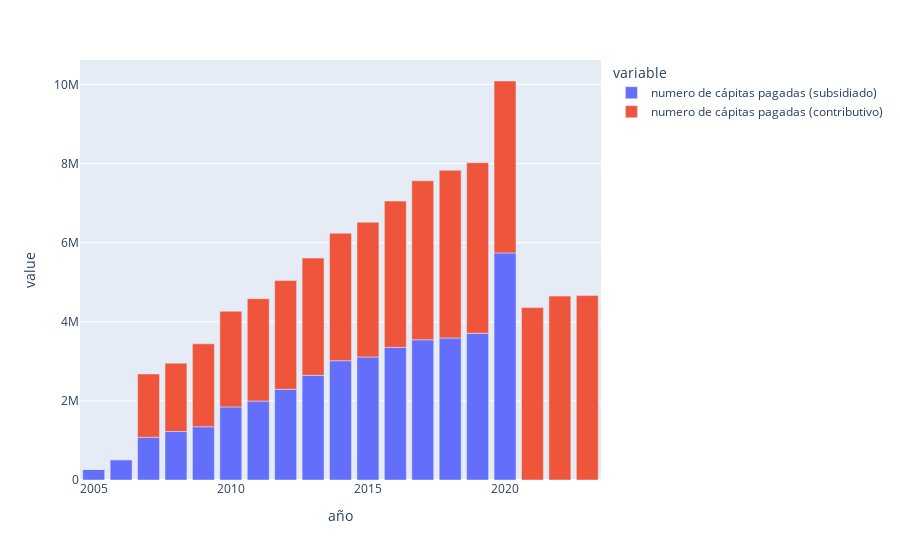

The notebook cell this image was saved under:
### Code cell
filter_ = 'all'

# Data filters.
default_filter = ['numero de cápitas pagadas (subsidiado)', 'numero de cápitas pagadas (contributivo)']
filters = {
    'subsidiado' : ['numero de cápitas pagadas (subsidiado)'],
    'contributivo' : ['numero de cápitas pagadas (contributivo)'],
}

# Selecting the data that will be used as y axis.
y_axis_data = filters.get('', default_filter)

# Plotting the data.
px.bar(
    data,
    x='año',
    y= y_axis_data,
)

### Figure 1 — Plotly figure (JSON) as saved in the notebook; plotly's stock layout.template omitted (floating-point values rounded to 4 significant figures)
{"data": [{"hovertemplate": "variable=numero de cápitas pagadas (subsidiado)<br>año=%{x}<br>value=%{y}<extra></extra>", "legendgroup": "numero de cápitas pagadas (subsidiado)", "marker": {"color": "#636efa", "pattern": {"shape": ""}}, "name": "numero de cápitas pagadas (subsidiado)", "orientation": "v", "showlegend": true, "textposition": "auto", "type": "bar", "x": [2005, 2006, 2007, 2008, 2009, 2010, 2011, 2012, 2013, 2014, 2015, 2016, 2017, 2018, 2019, 2020, 2021, 2022, 2023], "xaxis": "x", "y": [266531, 513416, 1081936, 1224643, 1346166, 1847833, 1996335, 2294356, 2646899, 3015646, 3110557, 3353566, 3545383, 3591049, 3711158, 5742227, 0, 0, 0], "yaxis": "y"}, {"hovertemplate": "variable=numero de cápitas pagadas (contributivo)<br>año=%{x}<br>value=%{y}<extra></extra>", "legendgroup": "numero de cápitas pagadas (contributivo)", "marker": {"color": "#EF553B", "pattern": {"shape": ""}}, "name": "numero de cápitas pagadas (contributivo)", "orientation": "v", "showlegend": true, "textposition": "auto", "type": "bar", "x": [2005, 2006, 2007, 2008, 2009, 2010, 2011, 2012, 2013, 2014, 2015, 2016, 2017, 2018, 2019, 2020, 2021, 2022, 2023], "xaxis": "x", "y": [0, 0, 1599467, 1729671, 2096232, 2417992, 2586943, 2747735, 2965314, 3224947, 3407061, 3699816, 4020299, 4240469, 4310345, 4345715, 4359036, 4649234, 4662640], "yaxis": "y"}], "layout": {"barmode": "relative", "legend": {"title": {"text": "variable"}, "tracegroupgap": 0}, "margin": {"t": 60}, "xaxis": {"anchor": "y", "domain": [0, 1], "title": {"text": "año"}}, "yaxis": {"anchor": "x", "domain": [0, 1], "title": {"text": "value"}}}}
